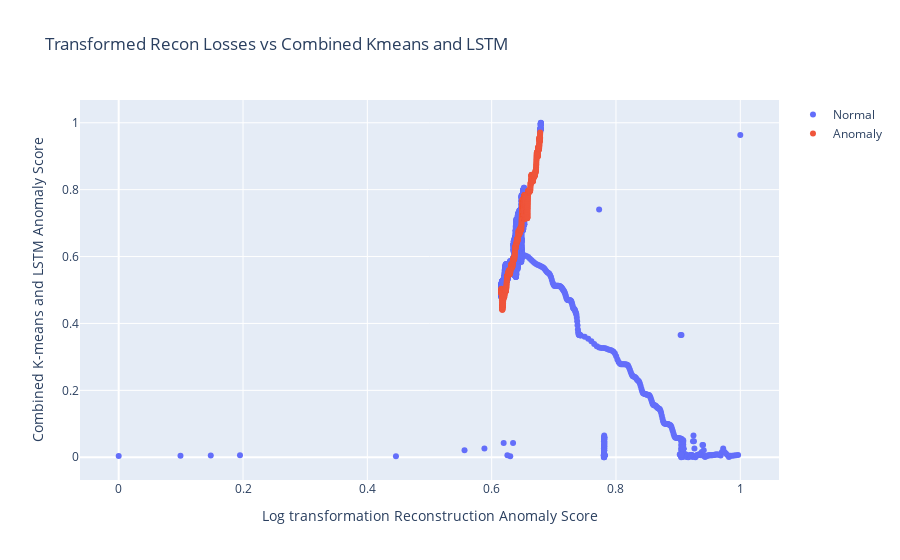

Notebook cell for this chart:
### Code cell
df = final_df.copy()
df = EDA_transformation(df)
df.tail()

### Figure 1 — Plotly figure (JSON) as saved in the notebook; plotly's stock layout.template omitted (floating-point values rounded to 4 significant figures; data arrays with more than 128 entries replaced by an {"elided": "..."} marker saying what was removed)
{"data": [{"mode": "markers", "name": "Normal", "type": "scatter", "x": {"elided": "6230 float values"}, "y": {"elided": "6230 float values"}}, {"mode": "markers", "name": "Anomaly", "type": "scatter", "x": {"elided": "2401 float values"}, "y": {"elided": "2401 float values"}}], "layout": {"title": {"text": "Transformed Recon Losses vs Combined Kmeans and LSTM"}, "xaxis": {"title": {"text": "Log transformation Reconstruction Anomaly Score"}}, "yaxis": {"title": {"text": "Combined K-means and LSTM Anomaly Score"}}}}
